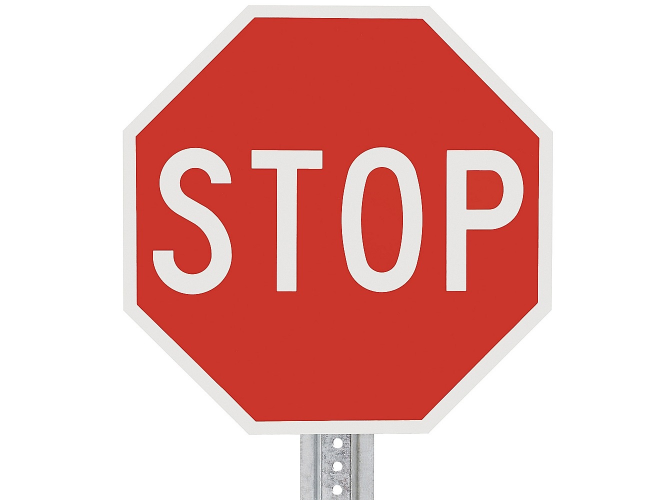
#> input picture FinalExamPackage/stop_sign.jpg, 1334 x 1000 px (shown at 1/2 size)
$ jupyter execute --allow-errors FinalExam_PIC16A_2021Winter.ipynb
#> lines starting #> are read from the running program, lines starting #| are printed output that depends on the picture; after the words box and inside, x2 and y2 are one past the last pixel; in counts of white or black regions, pixels touching at a corner belong together
### PIC 16  A,    Winter 2021    Final Exam

You will have a 24-hour window to complete the exam, but the exam itself is designed to be completed in 3 hours.

This exam consists of 7 questions with parts.

If code is provided in a separate cell, you should execute that cell before executing your solution cell.

When you are done, submit on CCLE only this .ipynb file with your solutions. Good luck!

**Important:** Please __double-check__ your submission on CCLE and make sure that it is the correct file.

<b>1. (5 pts)</b><br>
Write a function `maxLength()` that accepts a variable number of tuples, and returns the length of the tuple with the most number of elements.

__Note:__ For maximum credit, the function should contain only one line of code.

[cell 1]
# put your code here
def maxLength(*tuples):
    return max([len(t) for t in tuples])

Test it by running the cell below. The results should be
```
5
3
7
```

[cell 2]
# DO NOT DELETE
print(maxLength((1,3,10,-1,2)))
print(maxLength((1,2),(3,2,5),(-10,1,0)))
print(maxLength((1,2),(3,2,5,2,3,3,1),(-10,1,0),(1,2,3,4,5,6)))

<b>2. (14 pts)</b><br>
The file `UCLA_calendar.txt` contains the 2021 UCLA Academic Calendar.
Using regular expressions, write a function ``findHolidays(s)`` that detects all the holidays in the calendar, and returns the list of holidays in the following format:<br>

```
Martin Luther King, Jr. holiday : Jan. 18

Presidents' Day holiday : Feb. 15

...
```

[cell 3]
# put your code here
import re
def findHolidays(s):
    holiday_lines = re.findall(r'.+holiday.+\n',s)
    ret_str = ""
    for holiday in holiday_lines:
        name, time = holiday.split("\t")
        time = time.split(", ")[1]
        month = time.split(" ")[0][0:3] + "."
        date = time.split(" ")[1]
        ret_str += f"{name} : {month} {date}\n"

    return ret_str

(1) Test your function by running the cell below. The result should be:
```
Martin Luther King, Jr. holiday : Jan. 18
```

[cell 4]
# test your function here
# DO NOT DELETE
test_string1 = 'Martin Luther King, Jr. holiday\tMonday, January 18\n'
print(findHolidays(test_string1))

(2) Write code to load the file `UCLA_calendar.txt` into a string `test_string2`. We assume that the text file is present in the same directory as this notebook.

#> (a cell that did not finish here is left out)

Test the following cell as well. The result should be:
```
Martin Luther King, Jr. holiday : Jan. 18

Presidents' Day holiday : Feb. 15

Cesar Chavez holiday : Mar. 26

Memorial Day holiday : May. 31

Independence Day holiday : Jul. 5

Labor Day holiday : Sep. 6
```
__Note:__ it is okay if your captured holiday strings have slightly different whitespace and newline characters.

#> (a cell that did not finish here is left out)

**3. (13 points)**

Write a function `chessBoard(m, n)` that takes as input two integers `m` and `n`, and returns a `100 x 200` NumPy array that represents an `m x n` black and white chessboard image. We assume that each pixel in the image is represented by a single real number between 0 and 1, representing the gray scale from black to white.

__Note:__ You should only use NumPy and Matplotlib for this problem. To get full credits, you should avoid using any explicit for/while loops.

[cell 7]
# run this cell to import necessary modules
# DO NOT DELETE
import matplotlib.pyplot as plt
import numpy as np

[cell 8]
# put your code here
def chessBoard(m, n):
    grid_height = 100 / m
    grid_width = 200 / n

    cb_01 = np.zeros((m,n))
    cb_01[1::2, ::2] = 1
    cb_01[::2, 1::2] = 1

    cb = cb_01.repeat(grid_width, axis=1).repeat(grid_height, axis=0)
    return cb

Test your function by running the following cell.

[cell 9]
# Test your code here
# DO NOT DELETE
img = chessBoard(5,10)
plt.imshow(img, cmap = "gray")
plt.show()
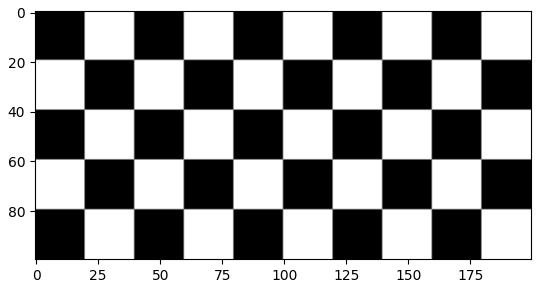
#> figure drawn by matplotlib, 1 panel

The resulting image should be similar to the following image:

[cell 10]
# Run the cell to show the test image
# DO NOT DELETE
from IPython.display import Image, display
display(Image("chessBoard_demo.png"))

<b>4. (15 pts)</b><br>
In this task, you will write a function ``editImage(img)`` to edit a stop sign image. You may assume that both files ``stop_sign.jpg`` and ``modified_stop_sign.jpg`` are present in the same directory as this notebook.
<br>

First, run the following cell that reads the file ``stop_sign.jpg`` and creates a three-dimensional NumPy array ``img`` that represents the stop sign image.

[cell 11]
# RUN THIS FIRST
# DO NOT DELETE
import matplotlib.pyplot as plt
import numpy as np
img = plt.imread("stop_sign.jpg")
#> img is the input picture: shape (1000, 1334, 3); mean R, G, B 232.8, 182.5, 178.9
plt.imshow(img)
plt.show()

Next, define the ``editImage(img)`` function to
- flip the image horizontally,
- turn the background of the stop sign blue, and
- add a green rectangle to the bottom part of the stop sign.

After the function call ``editImage(img)``, the result should be similar to the one stored in the file ``modified_stop_sign.jpg``.

__Note__:
1. For full credit, avoid using explicit for-loops and avoid the use of ``range``.
2. The exact location/size of the rectangle and the exact color of the background color do not matter.

[cell 12]
# put your code here
def editImage(img):
    newImg = np.flip(img, 1).copy()
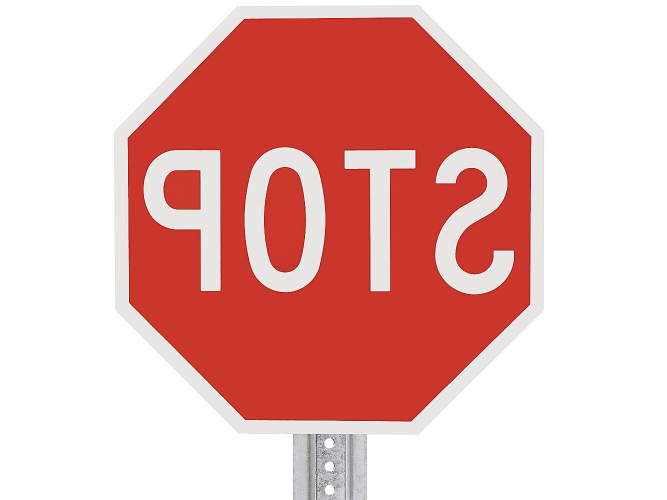
#> newImg: shape (1000, 1334, 3) (shown at 1/2 size); mean R, G, B 232.8, 182.5, 178.9

    rmask = newImg[:,:,0] > 150
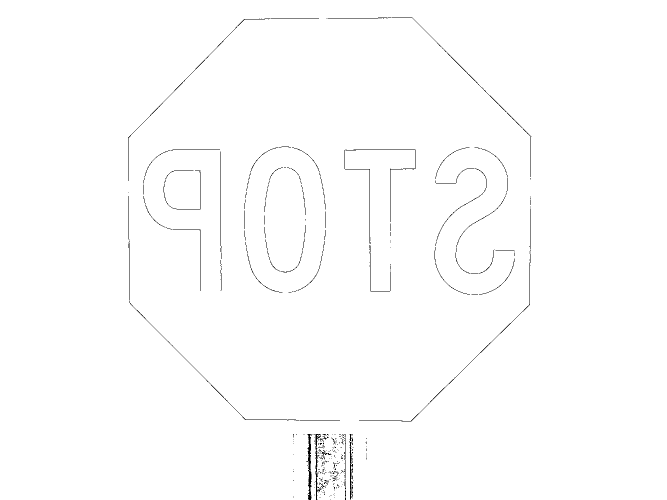
#> rmask: shape (1000, 1334) bool (shown at 1/2 size); 99.3% white; black in thin lines or dots, all inside (x1, y1, x2, y2) = (256, 35, 1063, 1000)
    gmask = newImg[:,:,1] < 180
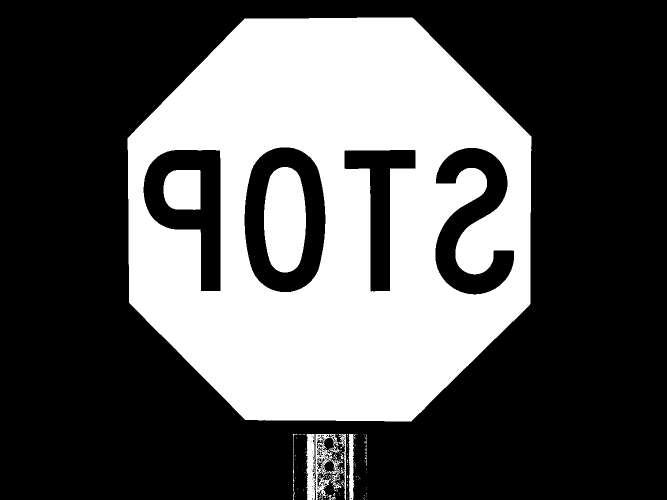
#> gmask: shape (1000, 1334) bool (shown at 1/2 size); 34.6% white; 165 white regions (149 under 20 px), largest, box (x1, y1, x2, y2) and area: (255, 35, 1063, 843) 434280, (528, 334, 612, 545) 14746, (327, 340, 401, 420) 5426
    bmask = newImg[:,:,2] < 180
#> bmask: shape (1000, 1334) bool; 34.6% white; 177 white regions (160 under 20 px), largest, box (x1, y1, x2, y2) and area: (255, 35, 1063, 843) 434383, (528, 334, 612, 545) 14756, (327, 340, 401, 420) 5440
    mask = rmask & gmask & bmask
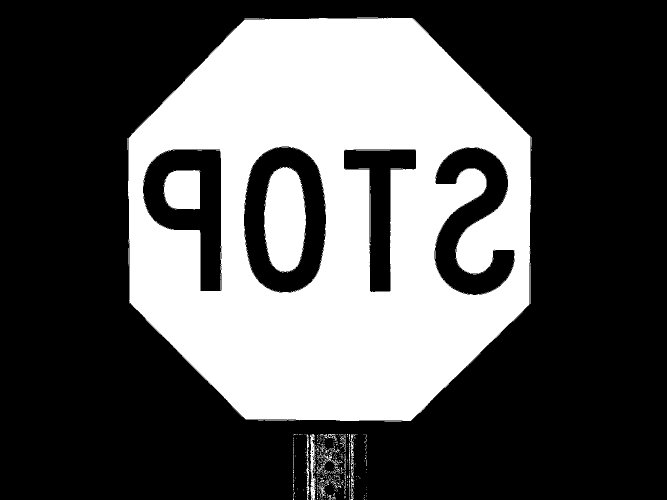
#> mask: shape (1000, 1334) bool (shown at 1/2 size); 33.9% white; 503 white regions (466 under 20 px), largest, box (x1, y1, x2, y2) and area: (256, 35, 1062, 842) 427722, (528, 334, 612, 544) 14274, (327, 340, 400, 419) 5147
    newImg[mask] = [0,0,255]
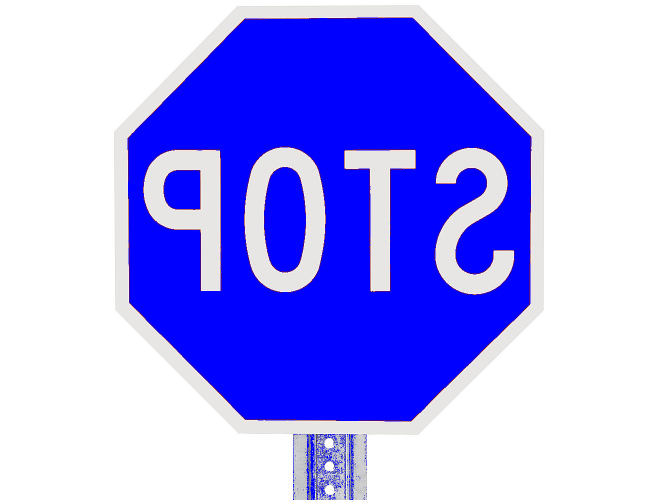
#> newImg: shape (1000, 1334, 3) (shown at 1/2 size); mean R, G, B 164.6, 163.8, 249.9

    newImg[730:770,600:700] = [0,255,0]
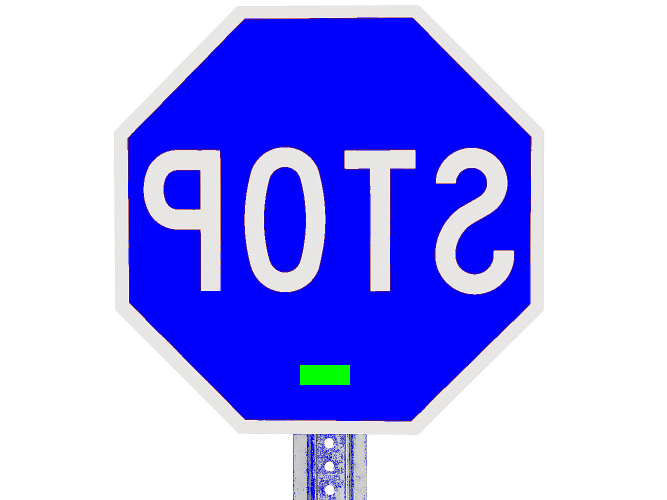
#> newImg: shape (1000, 1334, 3) (shown at 1/2 size); 0.3% of pixels changed, all inside (x1, y1, x2, y2) = (600, 730, 700, 770)
    return newImg

Test it by running the cell below. The result should be similar to the one stored in the file ``modified_stop_sign.jpg``.

[cell 13]
# TEST YOUR CODE HERE
# DO NOT DELETE
newImg =  editImage(img)
newImg
plt.imshow(newImg)
plt.show()

[cell 14]
# Also, run this cell to show a sample modified stop sign image.
# DO NOT DELETE
test_modified_img = plt.imread("modified_stop_sign.jpg")
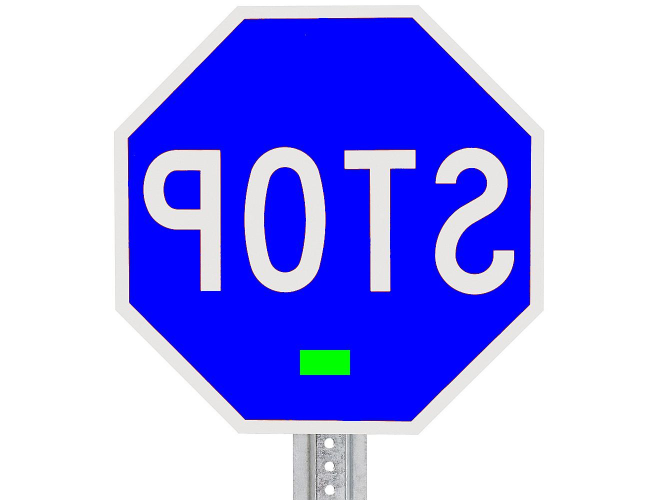
#> input picture FinalExamPackage/modified_stop_sign.jpg, 1334 x 1000 px (shown at 1/2 size)
#> test_modified_img is the input picture: shape (1000, 1334, 3); mean R, G, B 165.3, 165.6, 248.1
plt.imshow(test_modified_img)
plt.show()

<b>5. (17 pts)</b><br>

Implement a ``MyCalendar`` class to store your events. A new event can be added if adding the event will not cause a double booking.

- Create an instance variable ``bookedTimes`` which is a list of tuples that stores the start and end times of all the booked events.
- Write a method ``book(start, end)`` where ``start`` and ``end`` are both positive integers. Formally, this represents a booking on the range of time `x` such that ``start <= x < end ``.

A double booking happens when two events have some non-empty intersection (that is, there is some time that is common to both events.) For instance, if there already exists a booking `(10,20)`, then adding `(15,25)` causes a double booking.

For each call to the method ``book``, return ``True`` if the event can be added to the calendar successfully without causing a double booking. Otherwise, return ``False`` and do not add the event to the calendar.

- Overload ``__str__`` method so that the user can print all the bookings, in ascending order with respect to the start time.

If the calendar is empty, print `"No events booked yet"`.

__Note:__ for full credits, avoid using `sort` and `sorted` methods.

[cell 15]
# put your code here
class MyCalendar:
    def __init__(self):
        self.bookedTimes = []

    def book(self, start, end):
#> called with start = 10, end = 20
        i = 0
        for e in self.bookedTimes:
            if end <= e[1] and end > e[0]:
                return False
            elif start >= e[0]:
                if start < e[1]:
                    return False
                else:
                    i += 1
            else:           # break when found a place to index
                break

        self.bookedTimes.insert(i, (start, end))
        return True

    def __str__(self):
        if not self.bookedTimes:
            return "No events booked yet"

        ret_str = ""
        for i in range(len(self.bookedTimes)):
            ret_str += f"Event{i+1}: {self.bookedTimes[i][0]}--{self.bookedTimes[i][1]}\n"

        return ret_str

Test your class by running the code below.

The result should be:

```
Initially:  No events booked yet.
---------------
The first booking attempt:  True
Current bookings:
Event1: 10--20
---------------
The second booking attempt:  False
Current bookings:
Event1: 10--20
---------------
The third booking attempt:  True
Current bookings:
Event1: 10--20
Event2: 20--30
```

[cell 16]
# test your code here
# DO NOT DELETE
myCal = MyCalendar()
print("Initially: ")
print(myCal)
print("---------------")
print("The first booking attempt: ", myCal.book(10, 20))
print("Current bookings:")
print(myCal)
print("---------------")
print("The second booking attempt: ", myCal.book(15, 25))
print("Current bookings:")
print(myCal)
print("---------------")
print("The third booking attempt: ", myCal.book(20, 30))
print("Current bookings:")
print(myCal)

Test the following cell as well.
The result should be:

```
Initially:  No events booked yet.
---------------
After processing all the booking attempts:
Current bookings:
Event1: 1--7
Event2: 14--20
Event3: 20--29
Event4: 36--42
Event5: 44--50
```

[cell 17]
# Run this cell as well
# DO NOT DELETE
BookingAttempts=[[20,29],[13,22],[44,50],[1,7],[2,10],[14,20],[19,25],[36,42],[45,50],[47,50],[39,45],[44,50],[16,25],[45,50],[45,50],[12,20],[21,29],[11,20],[12,17],[34,40],[10,18],[38,44],[23,32],[38,44],[15,20],[27,33],[34,42],[44,50],[35,40],[24,31]]
myCal2 = MyCalendar()
print("Initially: ")
print(myCal2)
print("---------------")
for event in BookingAttempts:
    myCal2.book(event[0],event[1])
print("After processing all the booking attempts: ")
print("Current bookings:")
print(myCal2)
